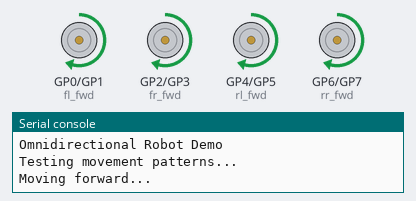
Bench run of a program on a simulated Raspberry Pi Pico running MicroPython. Shown: motor-driver pin pairs drawn as motors (green arrow = first pin HIGH = forward, orange = second pin HIGH = backward, longer = more drive), the last lines printed to the serial console. At 21.0 s the program stops and its outputs stay as they are.

Above: at 0.1 s.
At 3.1 s:
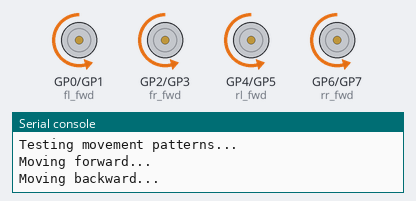
At 6.1 s:
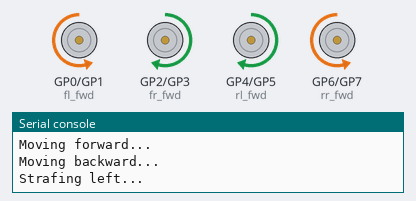
At 9.1 s:
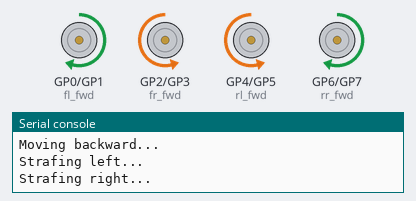
At 15.1 s:
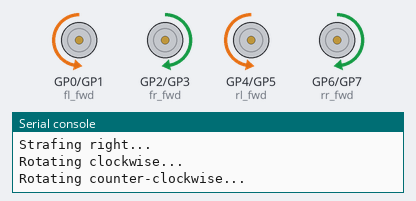
At 20.1 s:
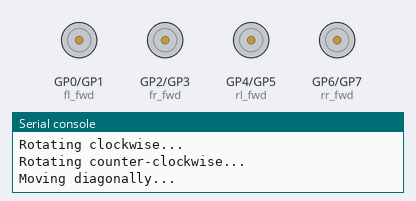
Timing chart, 0 to 21.6 s (numbered marks = the images above):
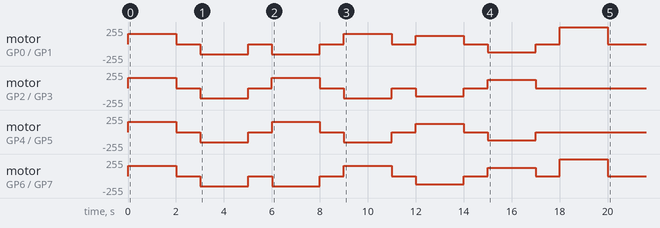

The program:

omni_robot_car.py
```python
from machine import Pin, PWM
import time

class OmniRobot:
    def __init__(self):
        # Motor pins - adjust GPIO numbers based on your wiring
        # Front Left Motor
        self.fl_fwd = PWM(Pin(0))
        self.fl_rev = PWM(Pin(1))

        # Front Right Motor
        self.fr_fwd = PWM(Pin(2))
        self.fr_rev = PWM(Pin(3))

        # Rear Left Motor
        self.rl_fwd = PWM(Pin(4))
        self.rl_rev = PWM(Pin(5))

        # Rear Right Motor
        self.rr_fwd = PWM(Pin(6))
        self.rr_rev = PWM(Pin(7))

        # Set PWM frequency (1kHz is typical for DC motors)
        self.motors = [
            self.fl_fwd, self.fl_rev,
            self.fr_fwd, self.fr_rev,
            self.rl_fwd, self.rl_rev,
            self.rr_fwd, self.rr_rev
        ]

        for motor in self.motors:
            motor.freq(1000)

        self.max_speed = 65535  # 16-bit PWM resolution
        self.stop()

    def set_motor(self, fwd_pin, rev_pin, speed):
        """Set individual motor speed (-100 to 100)"""
        speed = max(-100, min(100, speed))  # Clamp speed
        duty = int(abs(speed) * self.max_speed / 100)

        if speed > 0:
            fwd_pin.duty_u16(duty)
            rev_pin.duty_u16(0)
        elif speed < 0:
            fwd_pin.duty_u16(0)
            rev_pin.duty_u16(duty)
        else:
            fwd_pin.duty_u16(0)
            rev_pin.duty_u16(0)

    def move(self, x, y, rotation):
        """
        Move robot with omnidirectional control
        x: sideways movement (-100 to 100, left to right)
        y: forward/backward movement (-100 to 100, backward to forward)
        rotation: rotation (-100 to 100, CCW to CW)
        """
        # Mecanum wheel kinematic equations
        fl_speed = y + x + rotation
        fr_speed = y - x - rotation
        rl_speed = y - x + rotation
        rr_speed = y + x - rotation

        # Normalize speeds to stay within -100 to 100
        speeds = [fl_speed, fr_speed, rl_speed, rr_speed]
        max_val = max(abs(s) for s in speeds)
        if max_val > 100:
            scale = 100.0 / max_val
            fl_speed *= scale
            fr_speed *= scale
            rl_speed *= scale
            rr_speed *= scale

        # Set motor speeds
        self.set_motor(self.fl_fwd, self.fl_rev, fl_speed)
        self.set_motor(self.fr_fwd, self.fr_rev, fr_speed)
        self.set_motor(self.rl_fwd, self.rl_rev, rl_speed)
        self.set_motor(self.rr_fwd, self.rr_rev, rr_speed)

    def forward(self, speed=50):
        """Move forward"""
        self.move(0, speed, 0)

    def backward(self, speed=50):
        """Move backward"""
        self.move(0, -speed, 0)

    def strafe_left(self, speed=50):
        """Move left (sideways)"""
        self.move(-speed, 0, 0)

    def strafe_right(self, speed=50):
        """Move right (sideways)"""
        self.move(speed, 0, 0)

    def rotate_cw(self, speed=50):
        """Rotate clockwise"""
        self.move(0, 0, speed)

    def rotate_ccw(self, speed=50):
        """Rotate counter-clockwise"""
        self.move(0, 0, -speed)

    def diagonal_forward_right(self, speed=50):
        """Move diagonally forward-right"""
        self.move(speed, speed, 0)

    def diagonal_forward_left(self, speed=50):
        """Move diagonally forward-left"""
        self.move(-speed, speed, 0)

    def stop(self):
        """Stop all motors"""
        for motor in self.motors:
            motor.duty_u16(0)

# Demo program
def demo():
    robot = OmniRobot()

    print("Omnidirectional Robot Demo")
    print("Testing movement patterns...")

    try:
        # Forward
        print("Moving forward...")
        robot.forward(60)
        time.sleep(2)
        robot.stop()
        time.sleep(1)

        # Backward
        print("Moving backward...")
        robot.backward(60)
        time.sleep(2)
        robot.stop()
        time.sleep(1)

        # Strafe left
        print("Strafing left...")
        robot.strafe_left(60)
        time.sleep(2)
        robot.stop()
        time.sleep(1)

        # Strafe right
        print("Strafing right...")
        robot.strafe_right(60)
        time.sleep(2)
        robot.stop()
        time.sleep(1)

        # Rotate clockwise
        print("Rotating clockwise...")
        robot.rotate_cw(50)
        time.sleep(2)
        robot.stop()
        time.sleep(1)

        # Rotate counter-clockwise
        print("Rotating counter-clockwise...")
        robot.rotate_ccw(50)
        time.sleep(2)
        robot.stop()
        time.sleep(1)

        # Diagonal movement
        print("Moving diagonally...")
        robot.diagonal_forward_right(60)
        time.sleep(2)
        robot.stop()
        time.sleep(1)

        print("Demo complete!")

    except KeyboardInterrupt:
        print("\nStopping robot...")
        robot.stop()

# Run the demo
if __name__ == "__main__":
    demo()
```

Measured:
- by itself, motor on GP0 (fl_fwd) / GP1 (fl_rev): stopped → forward 153/255 at 0.00 s, → stopped 2.0 s later, → backward 153/255 1.0 s later, → stopped 2.0 s later, … (14 changes in this stretch)
- by itself, motor on GP2 (fr_fwd) / GP3 (fr_rev): stopped → forward 153/255 at 0.00 s, → stopped 2.0 s later, → backward 153/255 1.0 s later, → stopped 2.0 s later, … (12 changes in this stretch)
